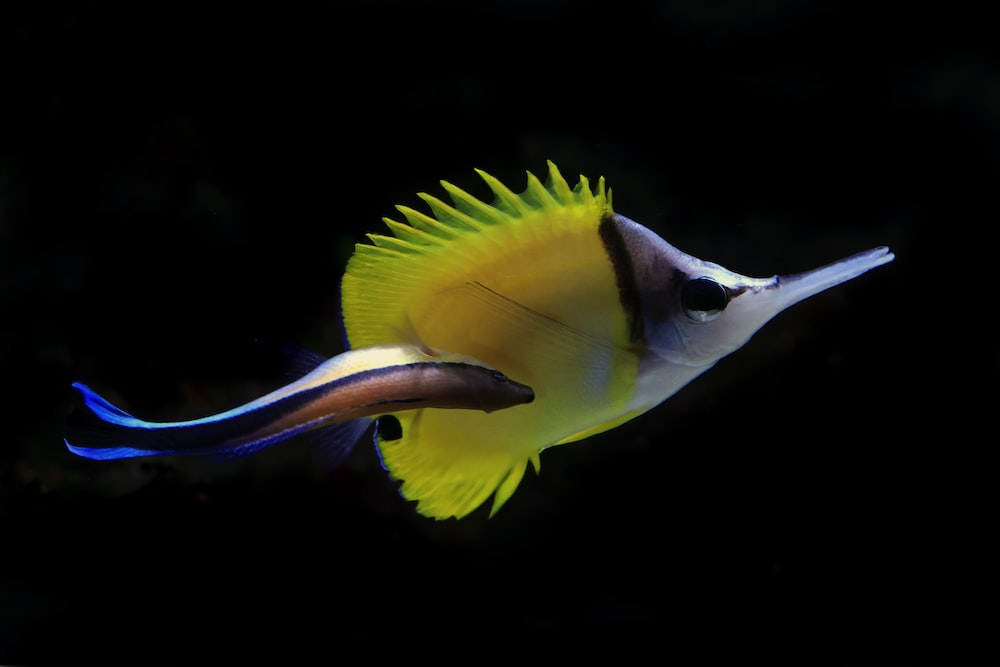
#> input picture fish.jpg, 1000 x 667 px
$ python main.py
#> lines starting #> are read from the running program, lines starting #| are printed output that depends on the picture
import numpy as np
import matplotlib
import matplotlib.pyplot as plt
from PIL import Image, ImageFilter

# task 1
try:
    image = matplotlib.image.imread("fish.jpg")
#> image is the input picture: shape (667, 1000, 3); mean R, G, B 17.2, 17, 9.7
except:
    print("final not found")
    exit()
height = image.shape[0]
#> height = 667
width = image.shape[1]
#> width = 1000
intensities = (0.299 * image[:, :, 0]) + \
    (0.587 * image[:, :, 1]) + \
    (0.114 * image[:, :, 2])
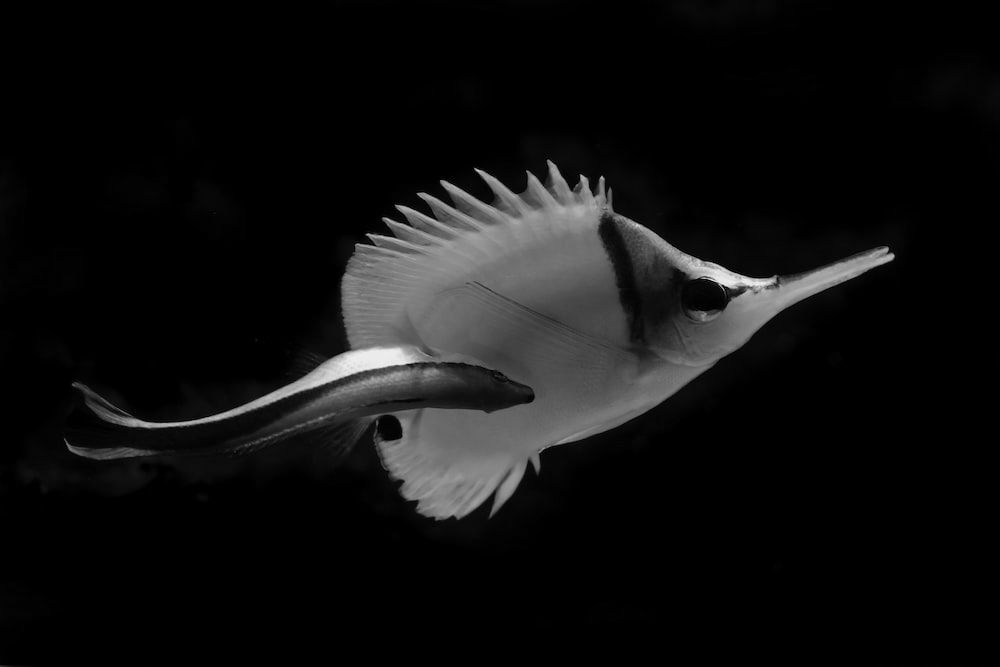
#> intensities: shape (667, 1000) float64; min 0, max 241.9, mean 16.2
grayscale_image = np.stack(
    (intensities, intensities, intensities), axis=2).astype(int)
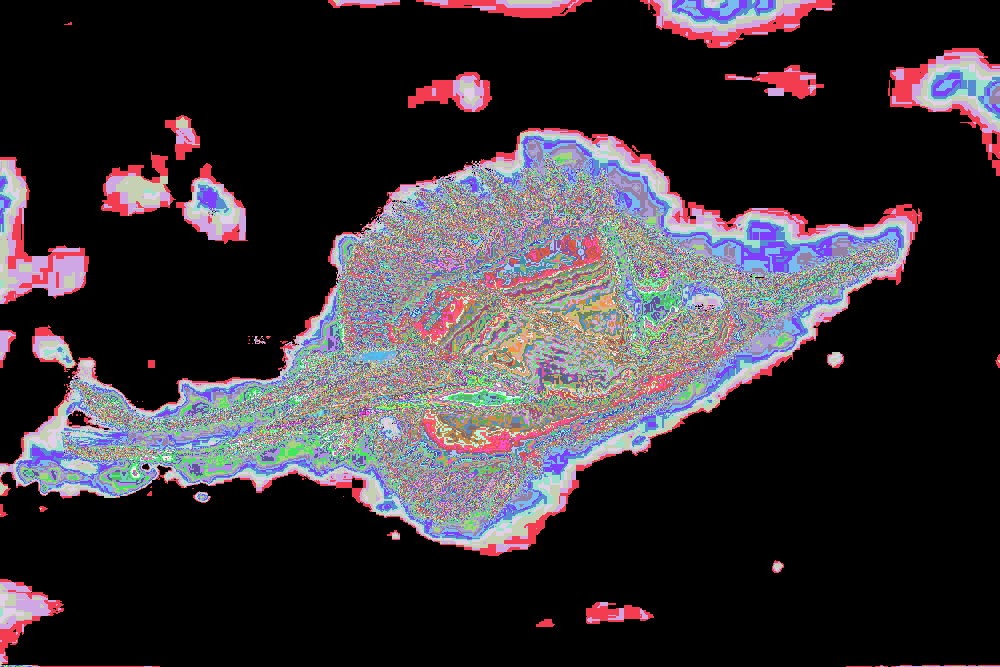
#> grayscale_image: shape (667, 1000, 3) int64; 242 distinct labels, from 0 to 241; one colour per label, 0 black

# [9 lines of commented-out code are left out]

pillow_image = Image.fromarray(grayscale_image.astype(np.uint8))
gaussian_kernel = np.array([[1, 2, 1],
                            [2, 4, 2],
                            [1, 2, 1]]) / 16
blurred_image = pillow_image.filter(
    ImageFilter.Kernel((3, 3), gaussian_kernel.flatten()))

# plt.imshow(blurred_image)
# plt.axis("off")
# plt.show()

# task 3

gx = np.array([[-1, 0, 1],
               [-2, 0, 2],
               [-1, 0, 1]])

gy = np.array([[-1, -2, -1],
               [0, 0, 0],
               [1, 2, 1]])
gx_image = blurred_image.filter(ImageFilter.Kernel((3, 3), gx.flatten(), 1))
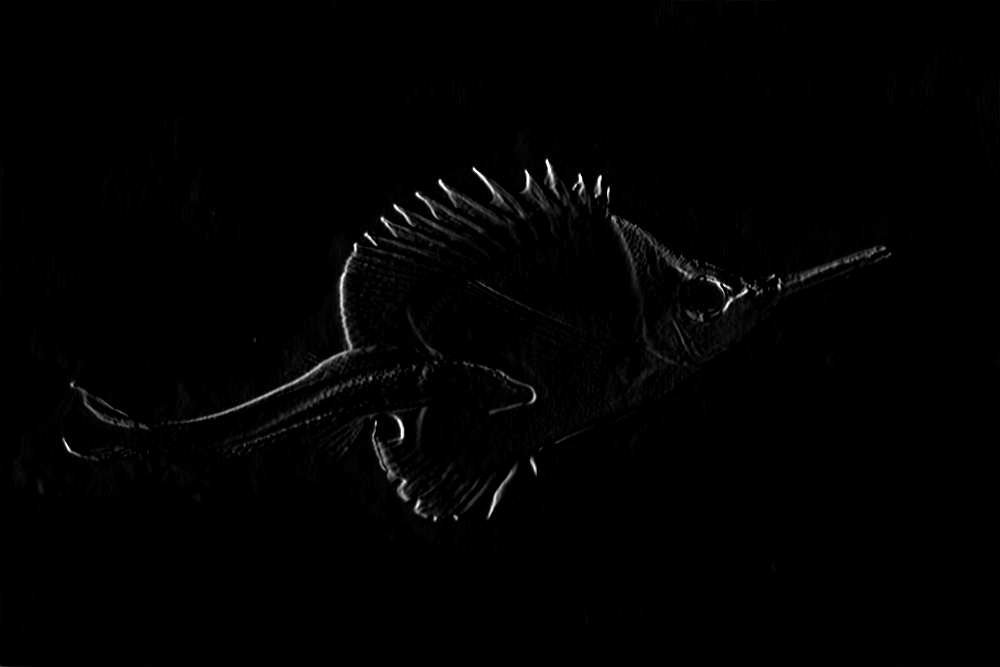
#> gx_image: PIL image 1000x667 RGB; min 0, max 255, mean 2
gy_image = blurred_image.filter(ImageFilter.Kernel((3, 3), gy.flatten(), 1))
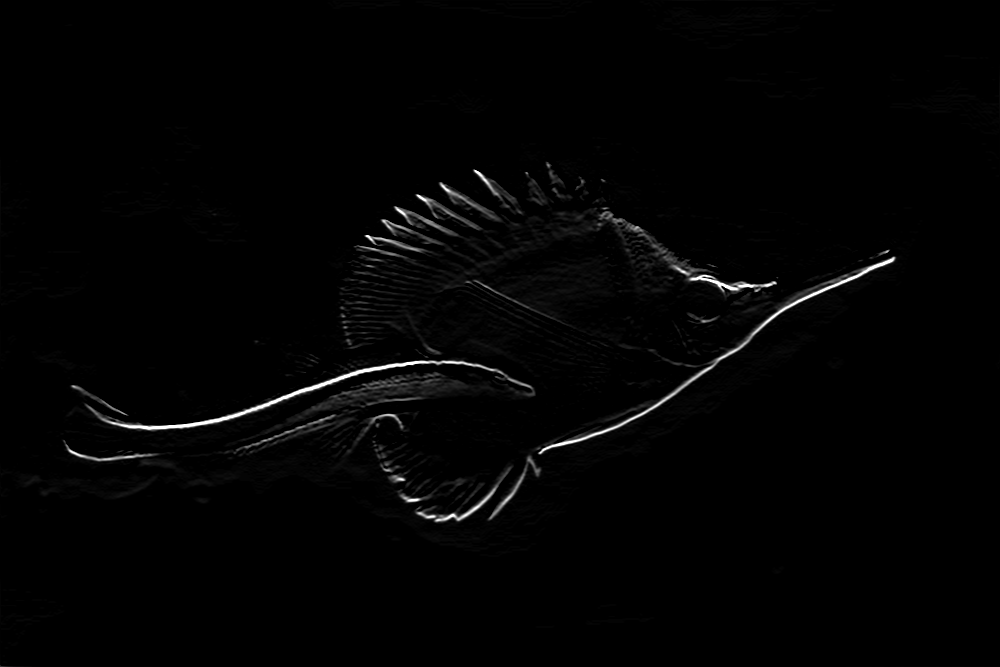
#> gy_image: PIL image 1000x667 RGB; min 0, max 255, mean 3.2
gx_numpy = np.array(gx_image)
gy_numpy = np.array(gy_image)
g_numpy = np.sqrt(gx_numpy[:, :, 0].astype(np.uint64) **
                  2 + gy_numpy[:, :, 0].astype(np.uint64)**2)
theta = np.arctan2(gx_numpy[:, :, 0], gy_numpy[:, :, 0])
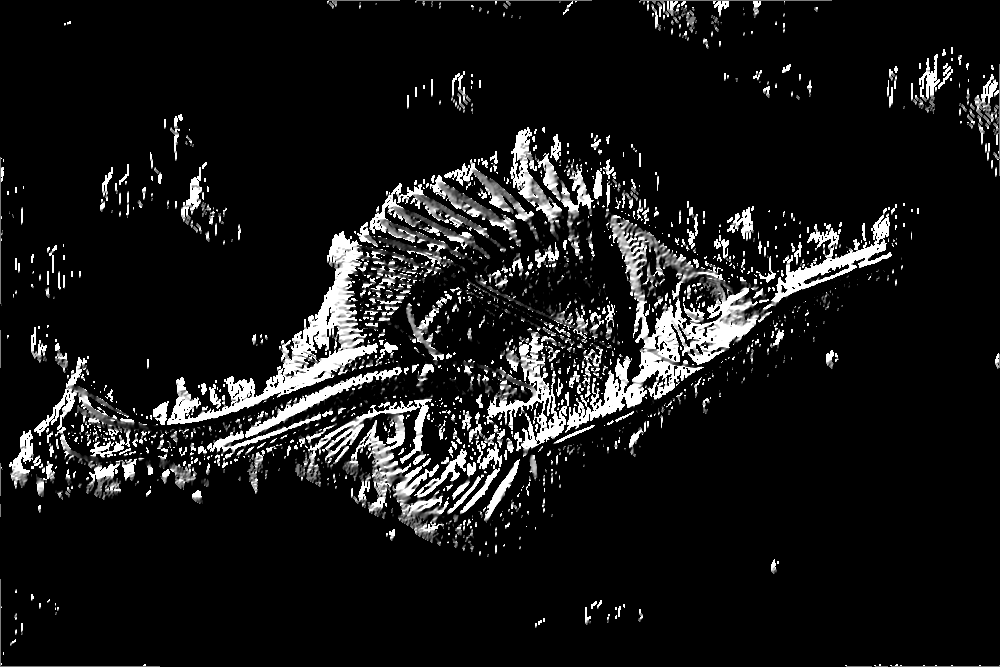
#> theta: shape (667, 1000) float16; min 0, max 1.57, mean 0.148; drawn with min black and max white
# [7 lines of commented-out code are left out]

final_gradient = np.maximum(gx_numpy, gy_numpy)


# task 4

x_vals = np.array([np.arange(width) for _ in range(height)])
y_vals = np.array([[i]*width for i in range(height)])
# plt.imshow(final_gradient)
# plt.axis("off")
# plt.show()


def nmsuppression(iy, ix):
    # magnitude of pixel's gradient
#> called with iy = 0, ix = 0
    magnitude = g_numpy[iy][ix]
#> magnitude = 0
    # in y direction
    if theta[iy][ix] > np.pi/4:
        # local maximum
        if 0 < iy and iy+1 < height and (magnitude < g_numpy[iy+1][ix] or magnitude < g_numpy[iy-1][ix]):
            # suppress by setting to 0
            final_gradient[iy][ix] = 0
    # in x direction
    else:
        if 0 < ix and ix+1 < width and (magnitude < g_numpy[iy][ix+1] or magnitude < g_numpy[iy][ix-1]):
            # suppress by setting to 0
            final_gradient[iy][ix] = 0


vnmsuppression = np.vectorize(nmsuppression)

vnmsuppression(y_vals, x_vals)
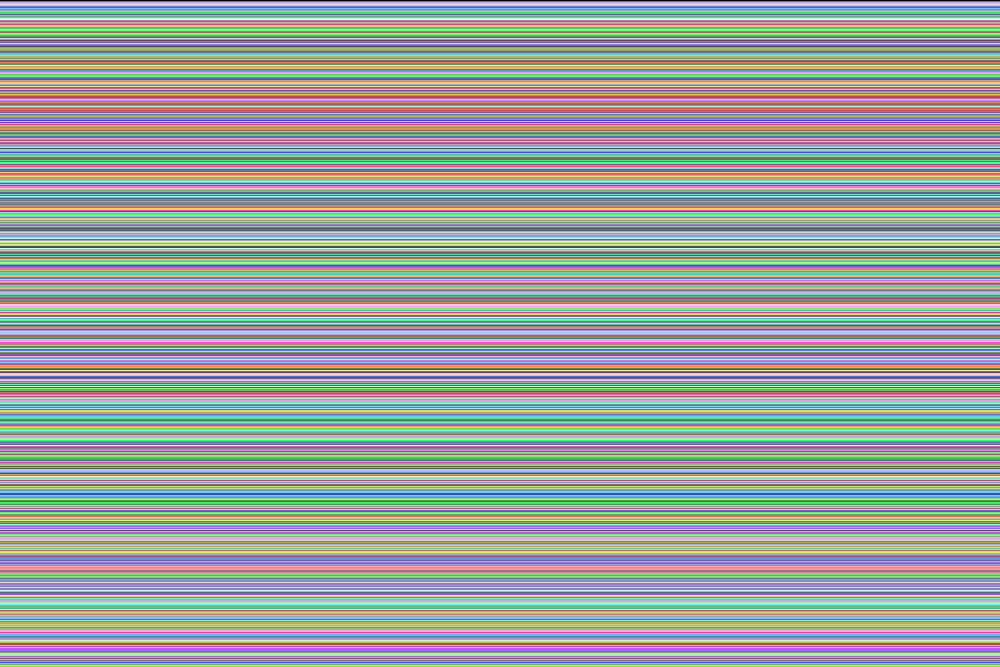
#> y_vals: shape (667, 1000) int64; 667 distinct labels, from 0 to 666; one colour per label, 0 black

# plt.imshow(final_gradient)
# plt.axis("off")
# plt.show()

# task 5

middle_value_x = []
middle_value_y = []


def doublethreshold(iy, ix):
    lower_threshold = 50
    upper_threshold = 100
    lower_value = 150
    upper_value = 255

    if final_gradient[iy][ix][0] < lower_threshold:
        final_gradient[iy][ix].fill(0)
    elif final_gradient[iy][ix][0] < upper_threshold:
        final_gradient[iy][ix].fill(lower_value)
        middle_value_x.append(ix)
        middle_value_y.append(iy)
    else:
        final_gradient[iy][ix].fill(upper_value)


vdoublethreshold = np.vectorize(doublethreshold)

vdoublethreshold(y_vals, x_vals)

# plt.imshow(final_gradient)
# plt.axis("off")
# plt.show()

# task 6


def hysteresis(iy, ix):
#> called with iy = 161, ix = 545
    pix = final_gradient[iy][ix]
#> pix = [150, 150, 150]
    for dir in [[0, -1], [0, 1], [-1, 0], [1, 0]]:
        new_y = iy+dir[0]
        new_x = ix+dir[1]
        if new_y < 0 or height <= new_y or new_x < 0 or width <= new_x:
            continue
        new_magnitude = final_gradient[new_y][new_x]
        if new_magnitude[0] == 255:
            pix.fill(255)
            break
#> this loop made 2 passes
#> new_magnitude on passes 1 to 2: [0, 0, 0], [255, 255, 255]
    if pix[0] != 255:
        pix.fill(0)


vhysteresis = np.vectorize(hysteresis)

vhysteresis(middle_value_y, middle_value_x)
#> the loop in hysteresis (call 2), `for dir in [[0, -1], [0, 1], [-1, 0], [1, 0]]:` made 2 passes

plt.subplot(1, 2, 1)
plt.imshow(image)
plt.axis('off')
plt.title("Before")

plt.subplot(1, 2, 2)
plt.imshow(final_gradient)
plt.axis('off')
plt.title("After")

plt.show()
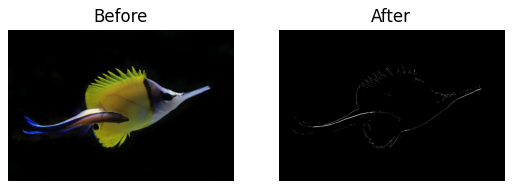
#> figure drawn by matplotlib, 2 panels
